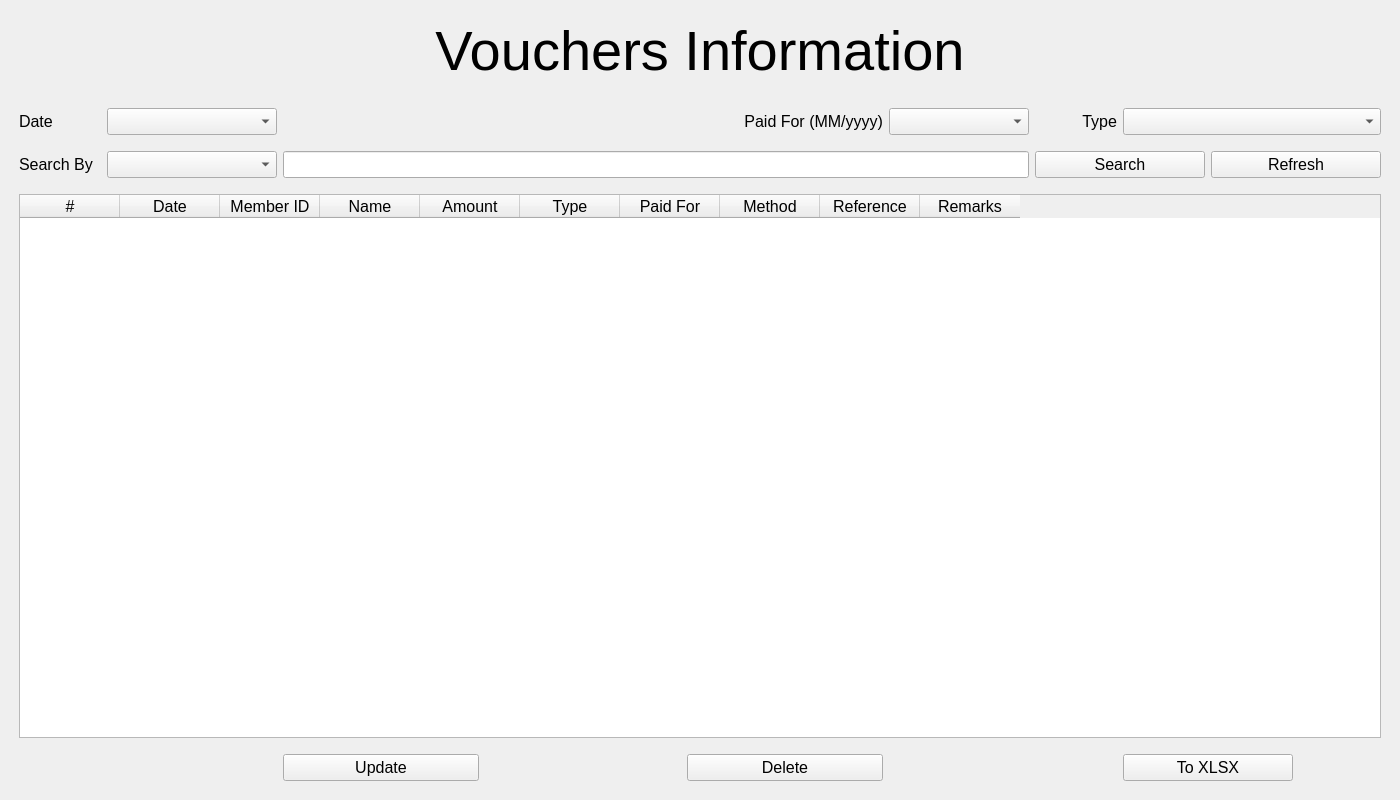
<?xml version="1.0" encoding="UTF-8"?>
<ui version="4.0">
 <class>MainWindow_view_receipt</class>
 <widget class="QMainWindow" name="MainWindow_view_receipt">
  <property name="geometry">
   <rect>
    <x>0</x>
    <y>0</y>
    <width>1400</width>
    <height>800</height>
   </rect>
  </property>
  <property name="windowTitle">
   <string>MainWindow</string>
  </property>
  <widget class="QWidget" name="centralwidget">
   <layout class="QGridLayout" name="gridLayout_2">
    <item row="0" column="0">
     <layout class="QGridLayout" name="gridLayout">
      <item row="4" column="1">
       <spacer name="verticalSpacer_4">
        <property name="orientation">
         <enum>Qt::Vertical</enum>
        </property>
        <property name="sizeType">
         <enum>QSizePolicy::Fixed</enum>
        </property>
        <property name="sizeHint" stdset="0">
         <size>
          <width>20</width>
          <height>10</height>
         </size>
        </property>
       </spacer>
      </item>
      <item row="5" column="2" colspan="2">
       <widget class="QComboBox" name="comboBox_search_by">
        <property name="sizePolicy">
         <sizepolicy hsizetype="Preferred" vsizetype="Preferred">
          <horstretch>0</horstretch>
          <verstretch>0</verstretch>
         </sizepolicy>
        </property>
        <property name="font">
         <font>
          <pointsize>12</pointsize>
         </font>
        </property>
       </widget>
      </item>
      <item row="3" column="9" colspan="3">
       <widget class="QComboBox" name="comboBox_type">
        <property name="sizePolicy">
         <sizepolicy hsizetype="Preferred" vsizetype="Preferred">
          <horstretch>0</horstretch>
          <verstretch>0</verstretch>
         </sizepolicy>
        </property>
        <property name="font">
         <font>
          <pointsize>12</pointsize>
         </font>
        </property>
       </widget>
      </item>
      <item row="2" column="11">
       <spacer name="horizontalSpacer_13">
        <property name="orientation">
         <enum>Qt::Horizontal</enum>
        </property>
        <property name="sizeType">
         <enum>QSizePolicy::Fixed</enum>
        </property>
        <property name="sizeHint" stdset="0">
         <size>
          <width>80</width>
          <height>20</height>
         </size>
        </property>
       </spacer>
      </item>
      <item row="3" column="7">
       <widget class="QComboBox" name="comboBox_paid_for">
        <property name="sizePolicy">
         <sizepolicy hsizetype="Preferred" vsizetype="Preferred">
          <horstretch>0</horstretch>
          <verstretch>0</verstretch>
         </sizepolicy>
        </property>
        <property name="font">
         <font>
          <pointsize>12</pointsize>
         </font>
        </property>
       </widget>
      </item>
      <item row="10" column="6">
       <widget class="QPushButton" name="pushButton_delete">
        <property name="sizePolicy">
         <sizepolicy hsizetype="Minimum" vsizetype="Fixed">
          <horstretch>0</horstretch>
          <verstretch>0</verstretch>
         </sizepolicy>
        </property>
        <property name="font">
         <font>
          <pointsize>12</pointsize>
         </font>
        </property>
        <property name="text">
         <string>Delete</string>
        </property>
       </widget>
      </item>
      <item row="3" column="1">
       <widget class="QLabel" name="label_2">
        <property name="font">
         <font>
          <pointsize>12</pointsize>
         </font>
        </property>
        <property name="text">
         <string>Date</string>
        </property>
       </widget>
      </item>
      <item row="2" column="4" colspan="3">
       <spacer name="horizontalSpacer_7">
        <property name="orientation">
         <enum>Qt::Horizontal</enum>
        </property>
        <property name="sizeType">
         <enum>QSizePolicy::Fixed</enum>
        </property>
        <property name="sizeHint" stdset="0">
         <size>
          <width>600</width>
          <height>20</height>
         </size>
        </property>
       </spacer>
      </item>
      <item row="1" column="1" colspan="11">
       <widget class="QLabel" name="label">
        <property name="font">
         <font>
          <pointsize>42</pointsize>
         </font>
        </property>
        <property name="text">
         <string>Vouchers Information</string>
        </property>
        <property name="alignment">
         <set>Qt::AlignCenter</set>
        </property>
       </widget>
      </item>
      <item row="9" column="2">
       <spacer name="verticalSpacer_6">
        <property name="orientation">
         <enum>Qt::Vertical</enum>
        </property>
        <property name="sizeType">
         <enum>QSizePolicy::Fixed</enum>
        </property>
        <property name="sizeHint" stdset="0">
         <size>
          <width>20</width>
          <height>10</height>
         </size>
        </property>
       </spacer>
      </item>
      <item row="3" column="8">
       <widget class="QLabel" name="label_5">
        <property name="font">
         <font>
          <pointsize>12</pointsize>
         </font>
        </property>
        <property name="text">
         <string>Type</string>
        </property>
        <property name="alignment">
         <set>Qt::AlignRight|Qt::AlignTrailing|Qt::AlignVCenter</set>
        </property>
       </widget>
      </item>
      <item row="0" column="1">
       <spacer name="verticalSpacer">
        <property name="orientation">
         <enum>Qt::Vertical</enum>
        </property>
        <property name="sizeType">
         <enum>QSizePolicy::Fixed</enum>
        </property>
        <property name="sizeHint" stdset="0">
         <size>
          <width>20</width>
          <height>10</height>
         </size>
        </property>
       </spacer>
      </item>
      <item row="2" column="1">
       <spacer name="verticalSpacer_3">
        <property name="orientation">
         <enum>Qt::Vertical</enum>
        </property>
        <property name="sizeType">
         <enum>QSizePolicy::Fixed</enum>
        </property>
        <property name="sizeHint" stdset="0">
         <size>
          <width>20</width>
          <height>10</height>
         </size>
        </property>
       </spacer>
      </item>
      <item row="2" column="2">
       <spacer name="horizontalSpacer_8">
        <property name="orientation">
         <enum>Qt::Horizontal</enum>
        </property>
        <property name="sizeType">
         <enum>QSizePolicy::Fixed</enum>
        </property>
        <property name="sizeHint" stdset="0">
         <size>
          <width>80</width>
          <height>20</height>
         </size>
        </property>
       </spacer>
      </item>
      <item row="5" column="8" colspan="2">
       <widget class="QPushButton" name="pushButton_search">
        <property name="sizePolicy">
         <sizepolicy hsizetype="Minimum" vsizetype="Fixed">
          <horstretch>0</horstretch>
          <verstretch>0</verstretch>
         </sizepolicy>
        </property>
        <property name="font">
         <font>
          <pointsize>12</pointsize>
         </font>
        </property>
        <property name="text">
         <string>Search</string>
        </property>
       </widget>
      </item>
      <item row="2" column="8">
       <spacer name="horizontalSpacer_12">
        <property name="orientation">
         <enum>Qt::Horizontal</enum>
        </property>
        <property name="sizeType">
         <enum>QSizePolicy::Fixed</enum>
        </property>
        <property name="sizeHint" stdset="0">
         <size>
          <width>60</width>
          <height>20</height>
         </size>
        </property>
       </spacer>
      </item>
      <item row="2" column="10">
       <spacer name="horizontalSpacer_14">
        <property name="orientation">
         <enum>Qt::Horizontal</enum>
        </property>
        <property name="sizeType">
         <enum>QSizePolicy::Fixed</enum>
        </property>
        <property name="sizeHint" stdset="0">
         <size>
          <width>60</width>
          <height>20</height>
         </size>
        </property>
       </spacer>
      </item>
      <item row="11" column="2">
       <spacer name="verticalSpacer_2">
        <property name="orientation">
         <enum>Qt::Vertical</enum>
        </property>
        <property name="sizeType">
         <enum>QSizePolicy::Fixed</enum>
        </property>
        <property name="sizeHint" stdset="0">
         <size>
          <width>20</width>
          <height>10</height>
         </size>
        </property>
       </spacer>
      </item>
      <item row="5" column="10" colspan="2">
       <widget class="QPushButton" name="pushButton_refresh">
        <property name="sizePolicy">
         <sizepolicy hsizetype="Minimum" vsizetype="Fixed">
          <horstretch>0</horstretch>
          <verstretch>0</verstretch>
         </sizepolicy>
        </property>
        <property name="font">
         <font>
          <pointsize>12</pointsize>
         </font>
        </property>
        <property name="text">
         <string>Refresh</string>
        </property>
       </widget>
      </item>
      <item row="10" column="4">
       <widget class="QPushButton" name="pushButton_update">
        <property name="sizePolicy">
         <sizepolicy hsizetype="Minimum" vsizetype="Fixed">
          <horstretch>0</horstretch>
          <verstretch>0</verstretch>
         </sizepolicy>
        </property>
        <property name="font">
         <font>
          <pointsize>12</pointsize>
         </font>
        </property>
        <property name="text">
         <string>Update</string>
        </property>
       </widget>
      </item>
      <item row="5" column="1">
       <widget class="QLabel" name="label_4">
        <property name="font">
         <font>
          <pointsize>12</pointsize>
         </font>
        </property>
        <property name="text">
         <string>Search By</string>
        </property>
       </widget>
      </item>
      <item row="6" column="1">
       <spacer name="verticalSpacer_5">
        <property name="orientation">
         <enum>Qt::Vertical</enum>
        </property>
        <property name="sizeType">
         <enum>QSizePolicy::Fixed</enum>
        </property>
        <property name="sizeHint" stdset="0">
         <size>
          <width>20</width>
          <height>10</height>
         </size>
        </property>
       </spacer>
      </item>
      <item row="8" column="1" colspan="11">
       <widget class="QTableWidget" name="tableWidget">
        <property name="font">
         <font>
          <pointsize>12</pointsize>
         </font>
        </property>
        <column>
         <property name="text">
          <string>#</string>
         </property>
         <property name="font">
          <font>
           <pointsize>12</pointsize>
          </font>
         </property>
        </column>
        <column>
         <property name="text">
          <string>Date</string>
         </property>
         <property name="font">
          <font>
           <pointsize>12</pointsize>
          </font>
         </property>
        </column>
        <column>
         <property name="text">
          <string>Member ID</string>
         </property>
         <property name="font">
          <font>
           <pointsize>12</pointsize>
          </font>
         </property>
        </column>
        <column>
         <property name="text">
          <string>Name</string>
         </property>
         <property name="font">
          <font>
           <pointsize>12</pointsize>
          </font>
         </property>
        </column>
        <column>
         <property name="text">
          <string>Amount</string>
         </property>
         <property name="font">
          <font>
           <pointsize>12</pointsize>
          </font>
         </property>
        </column>
        <column>
         <property name="text">
          <string>Type</string>
         </property>
         <property name="font">
          <font>
           <pointsize>12</pointsize>
          </font>
         </property>
        </column>
        <column>
         <property name="text">
          <string>Paid For</string>
         </property>
         <property name="font">
          <font>
           <pointsize>12</pointsize>
          </font>
         </property>
        </column>
        <column>
         <property name="text">
          <string>Method</string>
         </property>
         <property name="font">
          <font>
           <pointsize>12</pointsize>
          </font>
         </property>
        </column>
        <column>
         <property name="text">
          <string>Reference</string>
         </property>
         <property name="font">
          <font>
           <pointsize>12</pointsize>
          </font>
         </property>
        </column>
        <column>
         <property name="text">
          <string>Remarks</string>
         </property>
         <property name="font">
          <font>
           <pointsize>12</pointsize>
          </font>
         </property>
        </column>
       </widget>
      </item>
      <item row="5" column="12">
       <spacer name="horizontalSpacer_2">
        <property name="orientation">
         <enum>Qt::Horizontal</enum>
        </property>
        <property name="sizeType">
         <enum>QSizePolicy::Fixed</enum>
        </property>
        <property name="sizeHint" stdset="0">
         <size>
          <width>10</width>
          <height>20</height>
         </size>
        </property>
       </spacer>
      </item>
      <item row="2" column="3">
       <spacer name="horizontalSpacer_6">
        <property name="orientation">
         <enum>Qt::Horizontal</enum>
        </property>
        <property name="sizeType">
         <enum>QSizePolicy::Fixed</enum>
        </property>
        <property name="sizeHint" stdset="0">
         <size>
          <width>40</width>
          <height>20</height>
         </size>
        </property>
       </spacer>
      </item>
      <item row="3" column="0">
       <spacer name="horizontalSpacer">
        <property name="orientation">
         <enum>Qt::Horizontal</enum>
        </property>
        <property name="sizeType">
         <enum>QSizePolicy::Fixed</enum>
        </property>
        <property name="sizeHint" stdset="0">
         <size>
          <width>10</width>
          <height>20</height>
         </size>
        </property>
       </spacer>
      </item>
      <item row="2" column="7">
       <spacer name="horizontalSpacer_11">
        <property name="orientation">
         <enum>Qt::Horizontal</enum>
        </property>
        <property name="sizeType">
         <enum>QSizePolicy::Fixed</enum>
        </property>
        <property name="sizeHint" stdset="0">
         <size>
          <width>140</width>
          <height>20</height>
         </size>
        </property>
       </spacer>
      </item>
      <item row="3" column="2" colspan="2">
       <widget class="QComboBox" name="comboBox_date">
        <property name="sizePolicy">
         <sizepolicy hsizetype="Preferred" vsizetype="Preferred">
          <horstretch>0</horstretch>
          <verstretch>0</verstretch>
         </sizepolicy>
        </property>
        <property name="font">
         <font>
          <pointsize>12</pointsize>
         </font>
        </property>
       </widget>
      </item>
      <item row="2" column="9">
       <spacer name="horizontalSpacer_15">
        <property name="orientation">
         <enum>Qt::Horizontal</enum>
        </property>
        <property name="sizeType">
         <enum>QSizePolicy::Fixed</enum>
        </property>
        <property name="sizeHint" stdset="0">
         <size>
          <width>80</width>
          <height>20</height>
         </size>
        </property>
       </spacer>
      </item>
      <item row="5" column="4" colspan="4">
       <widget class="QLineEdit" name="lineEdit_search_by">
        <property name="font">
         <font>
          <pointsize>12</pointsize>
         </font>
        </property>
       </widget>
      </item>
      <item row="3" column="4" colspan="3">
       <widget class="QLabel" name="label_3">
        <property name="font">
         <font>
          <pointsize>12</pointsize>
         </font>
        </property>
        <property name="text">
         <string>Paid For (MM/yyyy)</string>
        </property>
        <property name="alignment">
         <set>Qt::AlignRight|Qt::AlignTrailing|Qt::AlignVCenter</set>
        </property>
       </widget>
      </item>
      <item row="10" column="5">
       <spacer name="horizontalSpacer_3">
        <property name="orientation">
         <enum>Qt::Horizontal</enum>
        </property>
        <property name="sizeType">
         <enum>QSizePolicy::Fixed</enum>
        </property>
        <property name="sizeHint" stdset="0">
         <size>
          <width>160</width>
          <height>20</height>
         </size>
        </property>
       </spacer>
      </item>
      <item row="10" column="9" colspan="2">
       <widget class="QPushButton" name="pushButton_xlsx">
        <property name="sizePolicy">
         <sizepolicy hsizetype="Minimum" vsizetype="Fixed">
          <horstretch>0</horstretch>
          <verstretch>0</verstretch>
         </sizepolicy>
        </property>
        <property name="font">
         <font>
          <pointsize>12</pointsize>
         </font>
        </property>
        <property name="text">
         <string>To XLSX</string>
        </property>
       </widget>
      </item>
     </layout>
    </item>
   </layout>
  </widget>
 </widget>
 <tabstops>
  <tabstop>comboBox_date</tabstop>
  <tabstop>comboBox_paid_for</tabstop>
  <tabstop>comboBox_type</tabstop>
  <tabstop>comboBox_search_by</tabstop>
  <tabstop>lineEdit_search_by</tabstop>
  <tabstop>pushButton_search</tabstop>
  <tabstop>pushButton_refresh</tabstop>
  <tabstop>tableWidget</tabstop>
  <tabstop>pushButton_update</tabstop>
  <tabstop>pushButton_delete</tabstop>
  <tabstop>pushButton_xlsx</tabstop>
 </tabstops>
 <resources/>
 <connections/>
</ui>
